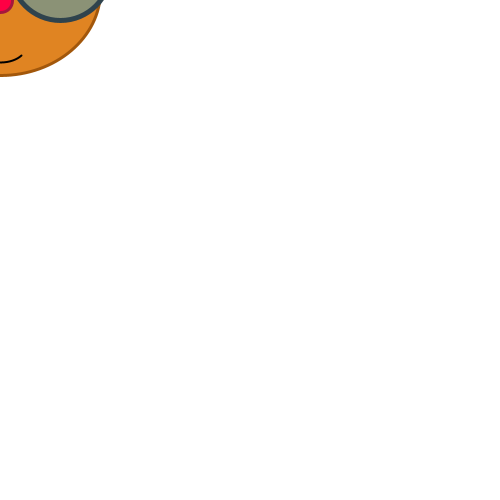
Frame 1 (no input)
Frame 60 (the mouse pressed at the canvas centre just before this capture): identical to frame 1, image omitted
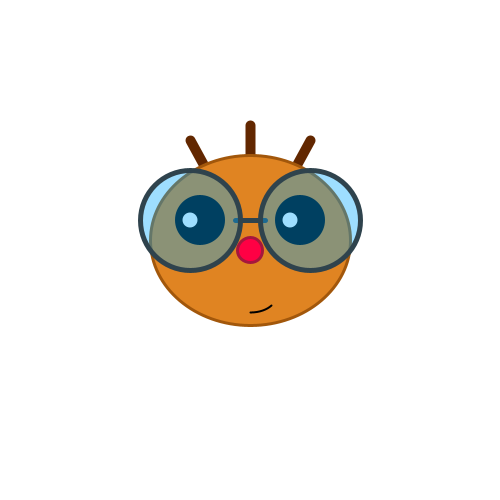
Frame 120 (the mouse held since frame 60 and released just before this capture)

The Processing sketch that drew these frames (run headless with seeded random() and noise(); from frame 60 on, the mouse is pressed at the canvas centre):

// Processing sketch: processing_143495
// ── processing_143495.pde

//Carla Barrenechea: dibuix que es mou amb el ratolí

void setup(){
  size(500,500);
}

void draw(){
  background(255);
  
  //cabell
  strokeWeight(10);
  stroke(98,39,0);
  line(mouseX-60,mouseY-110,mouseX,mouseY);
  line(mouseX,mouseY-125,mouseX,mouseY);
  line(mouseX+60,mouseY-110,mouseX,mouseY);
  
  //cara
  stroke(162,87,11);
  strokeWeight(3);
  fill(224,132,34);
  ellipse(mouseX,mouseY-10,200,170); //cara
  fill(255,0,68);
  stroke(165,23,61);
  ellipse(mouseX,mouseY,25,25);//nas
  
  stroke(0);
  strokeWeight(2);
  noFill();
  arc(mouseX,mouseY+50,50,25,0.5,HALF_PI);//boca

  //ulls
  noStroke();
  fill(0);
  ellipse(mouseX-50,mouseY-30,50,50);
  ellipse(mouseX+50,mouseY-30,50,50);
  fill(255);
  ellipse(mouseX+40,mouseY-30,15,15);
  ellipse(mouseX-60,mouseY-30,15,15);  
  
  //ulleres
  strokeWeight(5);
  stroke(47,67,77);
  line(mouseX-15,mouseY-30,mouseX+15,mouseY-30);//pont de les ulleres
  fill(0,168,255,97);
  ellipse(mouseX-60,mouseY-30,100,100);//ullera dreta
  ellipse(mouseX+60,mouseY-30,100,100);//ullera esquerra
  
}
